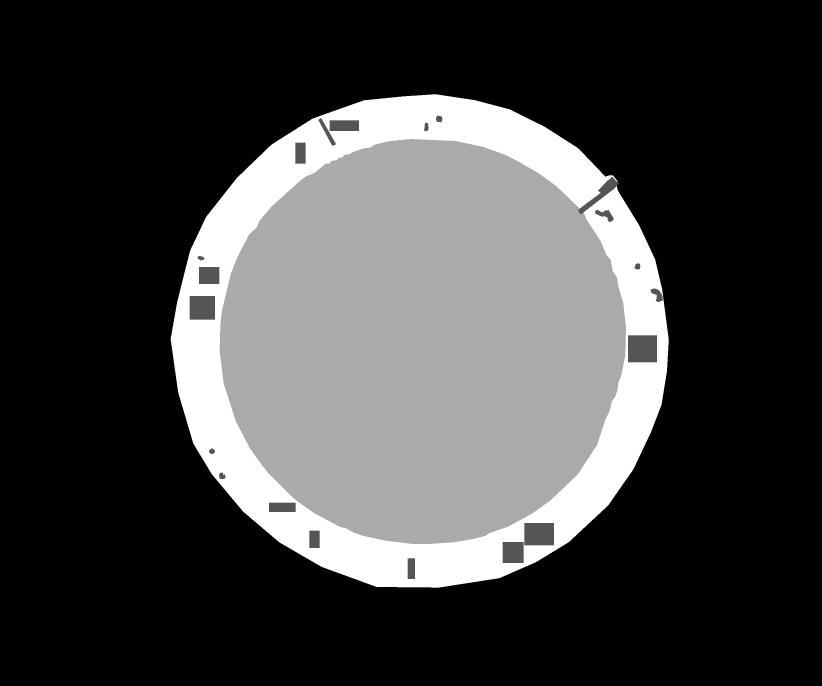
#> input picture defects/patch_mask_0.png, 2464 x 2056 px (shown at 1/3 size)
$ python starting.py
#> lines starting #> are read from the running program, lines starting #| are printed output that depends on the picture; after the words box and inside, x2 and y2 are one past the last pixel; in counts of white or black regions, pixels touching at a corner belong together; long printed decimals are rounded
### code/utils.py
import glob
from PIL import Image
import numpy as np
import xlsxwriter as xls
import cv2
import openpyxl
from tqdm import tqdm
import matplotlib.pyplot as plt

def get_file_paths(directory_path: 'str') -> list:
    """Return a list of paths matching a pathname pattern."""
    return glob.glob(directory_path)

# [5 lines left out: function addFrequencies, not called in this run]

def computeCentroid(defects: 'list'):
    centroids = []
    for defect in defects:
        sum_x = 0
        sum_y = 0
        for el in defect:
            sum_y += el[0]
            sum_x += el[1]
        centroids.append([sum_y/len(defect), sum_x/(len(defect))])
    return centroids

def getDefects(labeled_images: 'str', unlabeled_images: 'str'):
    lab_files = get_file_paths(labeled_images)
    unlab_files = get_file_paths(unlabeled_images)
    lab_files.sort()
    unlab_files.sort()
    defects = []
    for i in tqdm(range(len(lab_files))):
        blobs = getBlobs(np.array(Image.open(lab_files[i]).convert('L')))
#> in getBlobs, `blob_intensity = 1`: blob_intensity = 1
#> in getBlobs, `thresholded = np.where(image == blob_intensity, 255, 0).astype(np.uint8)`:
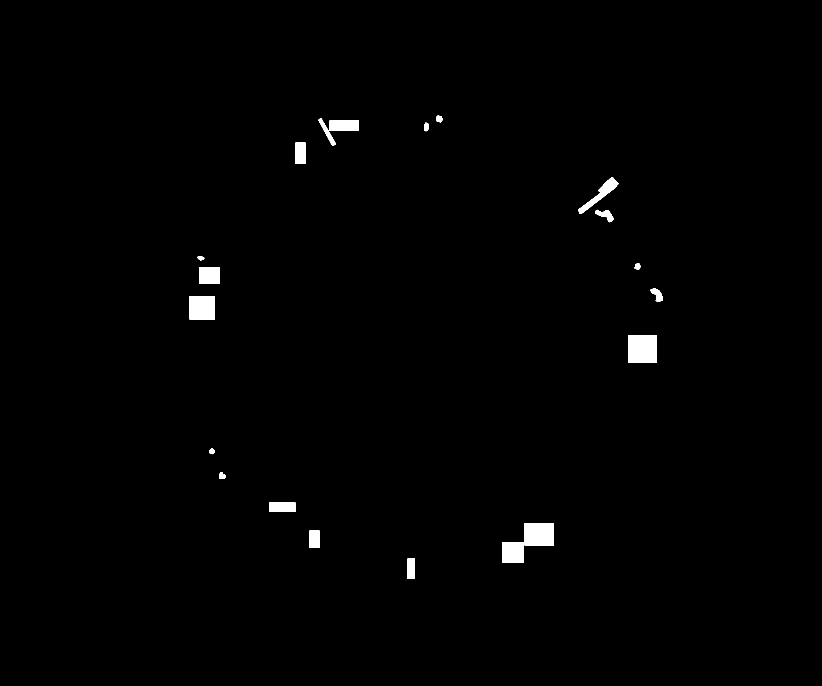
#> thresholded: shape (2056, 2464) (shown at 1/3 size); 0.85% white; 20 white regions, largest, box (x1, y1, x2, y2) and area: (1884, 1006, 1971, 1087) 7047, (1573, 1569, 1662, 1636) 5963, (569, 888, 645, 959) 5396
#> in getBlobs, `num_labels, labels, stats, centroids = cv2.connectedComponentsWithStat..`: labels: shape (2056, 2464) int32; 21 distinct labels, from 0 to 20
#> in getBlobs, `num_labels, labels, stats, centroids = cv2.connectedComponentsWithStat..`: num_labels = 21; stats = 21 rows, first 6: [0, 0, 2464, 2056, 5023130], [1308, 347, 19, 20, 312], [955, 354, 52, 83, 1040], [989, 361, 88, 32, 2816], [1272, 368, 14, 26, 273], [886, 428, 31, 63, 1953]; centroids = 21 rows, first 8: [1230.9, 1027.1], [1317, 356.4], [981.2, 396.9], [1032.5, 376.5], [1278.7, 380.8], [901, 459], [1801.4, 582.1], [1816, 644.4]
#> after the loop in getBlobs, `for label in range(1, num_labels):`: blobs = 20 items
#> blobs = 20 items
        img = np.array(Image.open(unlab_files[i]).convert('L'))
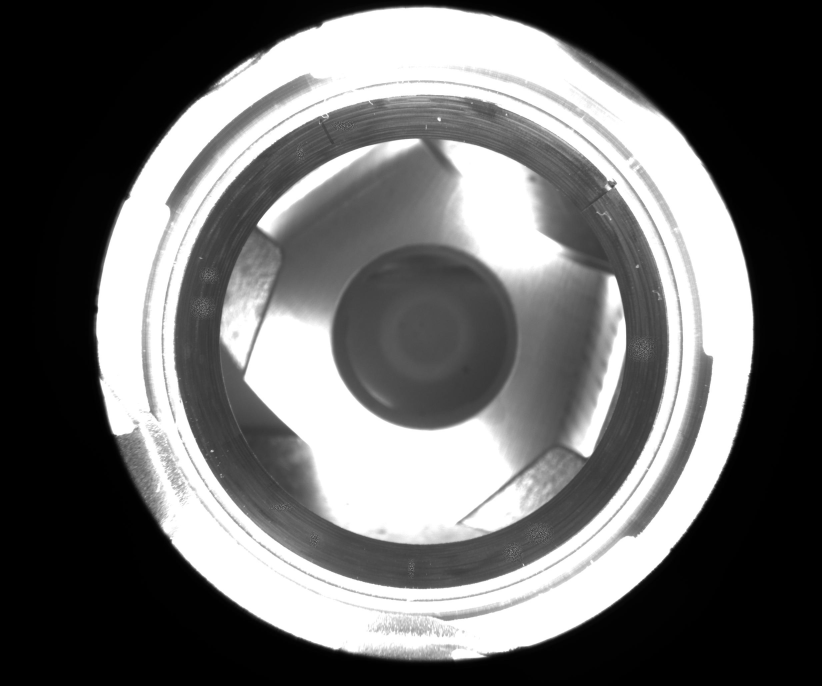
#> input picture defects/patch_0.jpg, 2464 x 2056 px (shown at 1/3 size)
#> img is the input picture: shape (2056, 2464); min 0, max 255, mean 107.6
        for blob in blobs:
            defect = []
            for indice in blob:
                defect.append([indice[0], indice[1], img[indice[0]][indice[1]]])
            defects.append(defect)
#> this loop made 20 passes
#> after the loop, defects = 20 items
    return defects

# [4 lines left out: function getBlobMap, not called in this run]

def getBlobs(image: 'np.ndarray'):
    # Threshold the image based on blob intensity (1)
    blob_intensity = 1
    thresholded = np.where(image == blob_intensity, 255, 0).astype(np.uint8)

    # Connected Component Analysis
    num_labels, labels, stats, centroids = cv2.connectedComponentsWithStats(thresholded)

    # Extract blob indices
    blobs = []
    for label in range(1, num_labels):  # Skip label 0 (background)
        blob_indices = np.argwhere(labels == label)
        blobs.append(blob_indices)
    return blobs


# [69 lines left out: functions saveAsExcel, format_float_in_AeB, savingInDatasetStatstistics, applyFunction, findImageId, plotCylder and 1 more, not called in this run]

### code/starting.py
import cv2
import matplotlib.pyplot as plt

import utils
import numpy as np

image = "/home/antonio123/workspace/Github_projects/DefectAnalysis/defects/patch_0.jpg"
mask = "/home/antonio123/workspace/Github_projects/DefectAnalysis/defects/patch_mask_0.png"

defects = utils.getDefects(unlabeled_images=image, labeled_images=mask)
#> defects = 20 items
centroids = utils.computeCentroid(defects)
#> the loop in computeCentroid, `for defect in defects:` made 20 passes
#> after the loop in computeCentroid, `for defect in defects:`: centroids = 20 items, first 6: [356.4, 1317], [396.9, 981.2], [376.5, 1032.5], [380.8, 1278.7], [459, 901], [582.1, 1801.4]

image = cv2.imread(mask, cv2.IMREAD_GRAYSCALE)
#> image is the input picture: shape (2056, 2464); min 0, max 3, mean 0.776

img = np.zeros(image.shape)
for centroid in centroids:
    print((centroid[0], centroid[1]))
    for i in range(40):
        for j in range(40):
            img[int(centroid[0]) + j - 20, int(centroid[1]) + i - 20] = 255
#> this loop made 20 passes
#> centroid on passes 1 to 12: [356.4, 1317], [396.9, 981.2], [376.5, 1032.5], [380.8, 1278.7], [459, 901], [582.1, 1801.4], [644.4, 1816], [773.9, 602.2], [799.1, 1912.4], [826, 627], [883.9, 1971.8], [923, 606.5]
#| (356.436, 1317.0)
#| (396.868, 981.153)
#| (376.5, 1032.5)
#| (380.780, 1278.714)
#| (459.0, 901.0)
#| (582.101, 1801.397)
#| (644.404, 1815.964)
#| (773.937, 602.204)
#> (further printed lines are left out)
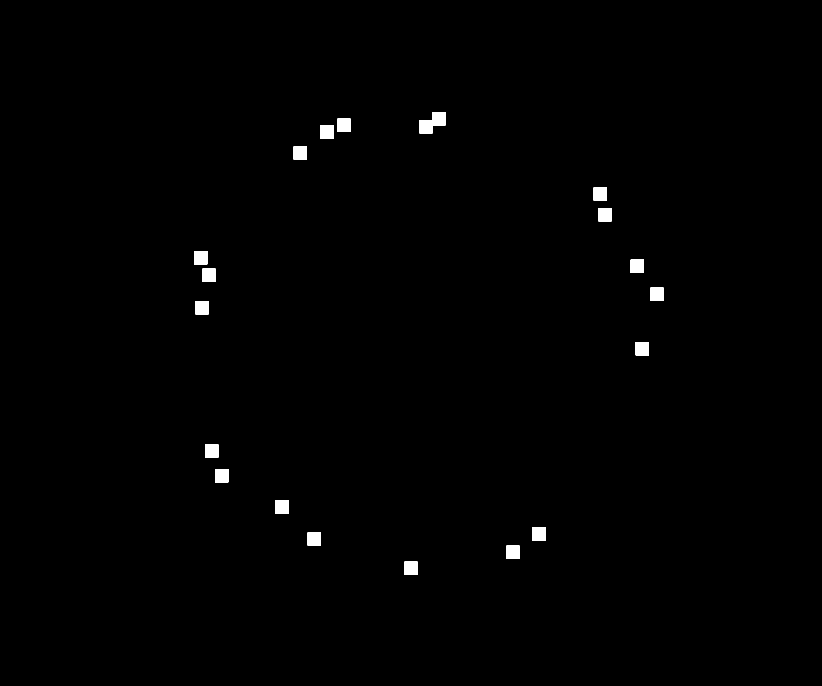
#> img: shape (2056, 2464) float64 (shown at 1/3 size); 0.63% white; 19 white regions, largest, box (x1, y1, x2, y2) and area: (1258, 336, 1337, 400) 3184, (1012, 356, 1052, 396) 1600, (961, 376, 1001, 416) 1600

f, axarr = plt.subplots(3,1)
y = np.array([int(centroid[0]) for centroid in centroids])
#> y = 20 values, max 1705 at index 19, min 356 at index 0, mean 966.2
x = np.array([int(centroid[1]) for centroid in centroids])
#> x = 20 values, max 1971 at index 10, min 602 at index 7, mean 1212.4
print(y)
#| [ 356  396  376  380  459  582  644  773  799  826  883  923 1046 1353
#|  1427 1521 1602 1617 1657 1705]

axarr[0].imshow(img)
axarr[1].imshow(image)
axarr[2].hist2d(x, y, range=[[0, len(image[0])], [0, len(image)]], bins=[120, 96])
plt.show()
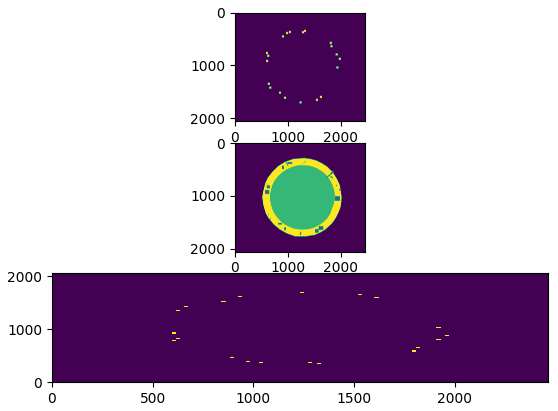
#> figure drawn by matplotlib, 3 panels
